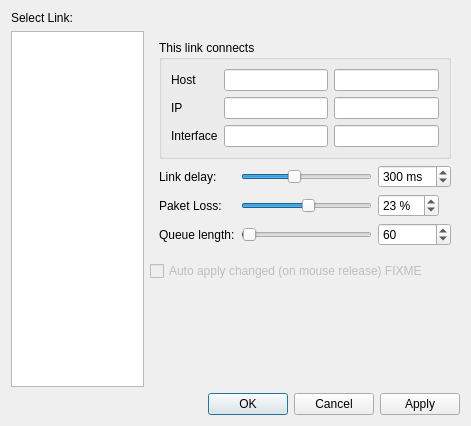
<?xml version="1.0" encoding="UTF-8"?>
<ui version="4.0">
 <class>Dialog</class>
 <widget class="QDialog" name="Dialog">
  <property name="geometry">
   <rect>
    <x>0</x>
    <y>0</y>
    <width>471</width>
    <height>426</height>
   </rect>
  </property>
  <property name="windowTitle">
   <string>Configure Link</string>
  </property>
  <layout class="QGridLayout" name="gridLayout">
   <item row="0" column="0">
    <widget class="QLabel" name="label">
     <property name="text">
      <string>Select Link:</string>
     </property>
    </widget>
   </item>
   <item row="4" column="0" colspan="2">
    <widget class="QDialogButtonBox" name="buttonBox">
     <property name="orientation">
      <enum>Qt::Horizontal</enum>
     </property>
     <property name="standardButtons">
      <set>QDialogButtonBox::Apply|QDialogButtonBox::Cancel|QDialogButtonBox::Ok</set>
     </property>
    </widget>
   </item>
   <item row="3" column="1">
    <spacer name="verticalSpacer">
     <property name="orientation">
      <enum>Qt::Vertical</enum>
     </property>
     <property name="sizeHint" stdset="0">
      <size>
       <width>20</width>
       <height>40</height>
      </size>
     </property>
    </spacer>
   </item>
   <item row="1" column="0" rowspan="3">
    <widget class="QListWidget" name="listLink">
     <property name="maximumSize">
      <size>
       <width>140</width>
       <height>16777215</height>
      </size>
     </property>
    </widget>
   </item>
   <item row="2" column="1">
    <widget class="QCheckBox" name="checkBox">
     <property name="enabled">
      <bool>false</bool>
     </property>
     <property name="text">
      <string>Auto apply changed (on mouse release) FIXME</string>
     </property>
    </widget>
   </item>
   <item row="1" column="1">
    <widget class="QWidget" name="widget_5" native="true">
     <layout class="QGridLayout" name="gridLayout_5">
      <item row="6" column="2">
       <widget class="QSpinBox" name="sbQueue">
        <property name="minimum">
         <number>1</number>
        </property>
        <property name="maximum">
         <number>9999</number>
        </property>
        <property name="value">
         <number>60</number>
        </property>
       </widget>
      </item>
      <item row="3" column="1">
       <widget class="QSlider" name="hsDelay">
        <property name="maximum">
         <number>1000</number>
        </property>
        <property name="value">
         <number>400</number>
        </property>
        <property name="orientation">
         <enum>Qt::Horizontal</enum>
        </property>
       </widget>
      </item>
      <item row="5" column="2">
       <widget class="QSpinBox" name="sbLoss">
        <property name="sizePolicy">
         <sizepolicy hsizetype="Fixed" vsizetype="Fixed">
          <horstretch>0</horstretch>
          <verstretch>0</verstretch>
         </sizepolicy>
        </property>
        <property name="suffix">
         <string> %</string>
        </property>
        <property name="maximum">
         <number>100</number>
        </property>
        <property name="value">
         <number>23</number>
        </property>
       </widget>
      </item>
      <item row="3" column="0">
       <widget class="QLabel" name="label_7">
        <property name="text">
         <string>Link delay:</string>
        </property>
       </widget>
      </item>
      <item row="3" column="2">
       <widget class="QSpinBox" name="sbDelay">
        <property name="sizePolicy">
         <sizepolicy hsizetype="Fixed" vsizetype="Fixed">
          <horstretch>0</horstretch>
          <verstretch>0</verstretch>
         </sizepolicy>
        </property>
        <property name="suffix">
         <string> ms</string>
        </property>
        <property name="maximum">
         <number>1000</number>
        </property>
        <property name="value">
         <number>300</number>
        </property>
       </widget>
      </item>
      <item row="5" column="1">
       <widget class="QSlider" name="hsLoss">
        <property name="maximum">
         <number>100</number>
        </property>
        <property name="singleStep">
         <number>1</number>
        </property>
        <property name="pageStep">
         <number>5</number>
        </property>
        <property name="value">
         <number>52</number>
        </property>
        <property name="orientation">
         <enum>Qt::Horizontal</enum>
        </property>
       </widget>
      </item>
      <item row="5" column="0">
       <widget class="QLabel" name="label_8">
        <property name="text">
         <string>Paket Loss:</string>
        </property>
       </widget>
      </item>
      <item row="6" column="0">
       <widget class="QLabel" name="label_9">
        <property name="text">
         <string>Queue length:</string>
        </property>
       </widget>
      </item>
      <item row="6" column="1">
       <widget class="QSlider" name="hsQueue">
        <property name="minimum">
         <number>1</number>
        </property>
        <property name="maximum">
         <number>9999</number>
        </property>
        <property name="value">
         <number>60</number>
        </property>
        <property name="orientation">
         <enum>Qt::Horizontal</enum>
        </property>
       </widget>
      </item>
      <item row="0" column="0" colspan="3">
       <widget class="QGroupBox" name="groupBox">
        <property name="title">
         <string>This link connects</string>
        </property>
        <layout class="QGridLayout" name="gridLayout_3">
         <item row="0" column="1">
          <widget class="QLineEdit" name="leSrcName">
           <property name="readOnly">
            <bool>true</bool>
           </property>
          </widget>
         </item>
         <item row="0" column="2">
          <widget class="QLineEdit" name="leDstName">
           <property name="readOnly">
            <bool>true</bool>
           </property>
          </widget>
         </item>
         <item row="2" column="1">
          <widget class="QLineEdit" name="leSrcIntf">
           <property name="readOnly">
            <bool>true</bool>
           </property>
          </widget>
         </item>
         <item row="0" column="0">
          <widget class="QLabel" name="label_2">
           <property name="text">
            <string>Host</string>
           </property>
          </widget>
         </item>
         <item row="1" column="0">
          <widget class="QLabel" name="label_3">
           <property name="text">
            <string>IP</string>
           </property>
          </widget>
         </item>
         <item row="2" column="0">
          <widget class="QLabel" name="label_4">
           <property name="text">
            <string>Interface</string>
           </property>
          </widget>
         </item>
         <item row="2" column="2">
          <widget class="QLineEdit" name="leDstIntf">
           <property name="readOnly">
            <bool>true</bool>
           </property>
          </widget>
         </item>
         <item row="1" column="2">
          <widget class="QLineEdit" name="leDstIP">
           <property name="readOnly">
            <bool>true</bool>
           </property>
          </widget>
         </item>
         <item row="1" column="1">
          <widget class="QLineEdit" name="leSrcIP">
           <property name="readOnly">
            <bool>true</bool>
           </property>
          </widget>
         </item>
        </layout>
       </widget>
      </item>
     </layout>
    </widget>
   </item>
  </layout>
 </widget>
 <tabstops>
  <tabstop>listLink</tabstop>
  <tabstop>leSrcName</tabstop>
  <tabstop>leDstName</tabstop>
  <tabstop>leSrcIP</tabstop>
  <tabstop>leDstIP</tabstop>
  <tabstop>leSrcIntf</tabstop>
  <tabstop>leDstIntf</tabstop>
  <tabstop>hsDelay</tabstop>
  <tabstop>sbDelay</tabstop>
  <tabstop>hsLoss</tabstop>
  <tabstop>sbLoss</tabstop>
  <tabstop>hsQueue</tabstop>
  <tabstop>sbQueue</tabstop>
  <tabstop>checkBox</tabstop>
  <tabstop>buttonBox</tabstop>
 </tabstops>
 <resources/>
 <connections>
  <connection>
   <sender>buttonBox</sender>
   <signal>accepted()</signal>
   <receiver>Dialog</receiver>
   <slot>accept()</slot>
   <hints>
    <hint type="sourcelabel">
     <x>310</x>
     <y>345</y>
    </hint>
    <hint type="destinationlabel">
     <x>324</x>
     <y>186</y>
    </hint>
   </hints>
  </connection>
  <connection>
   <sender>buttonBox</sender>
   <signal>rejected()</signal>
   <receiver>Dialog</receiver>
   <slot>reject()</slot>
   <hints>
    <hint type="sourcelabel">
     <x>310</x>
     <y>345</y>
    </hint>
    <hint type="destinationlabel">
     <x>324</x>
     <y>186</y>
    </hint>
   </hints>
  </connection>
 </connections>
</ui>
